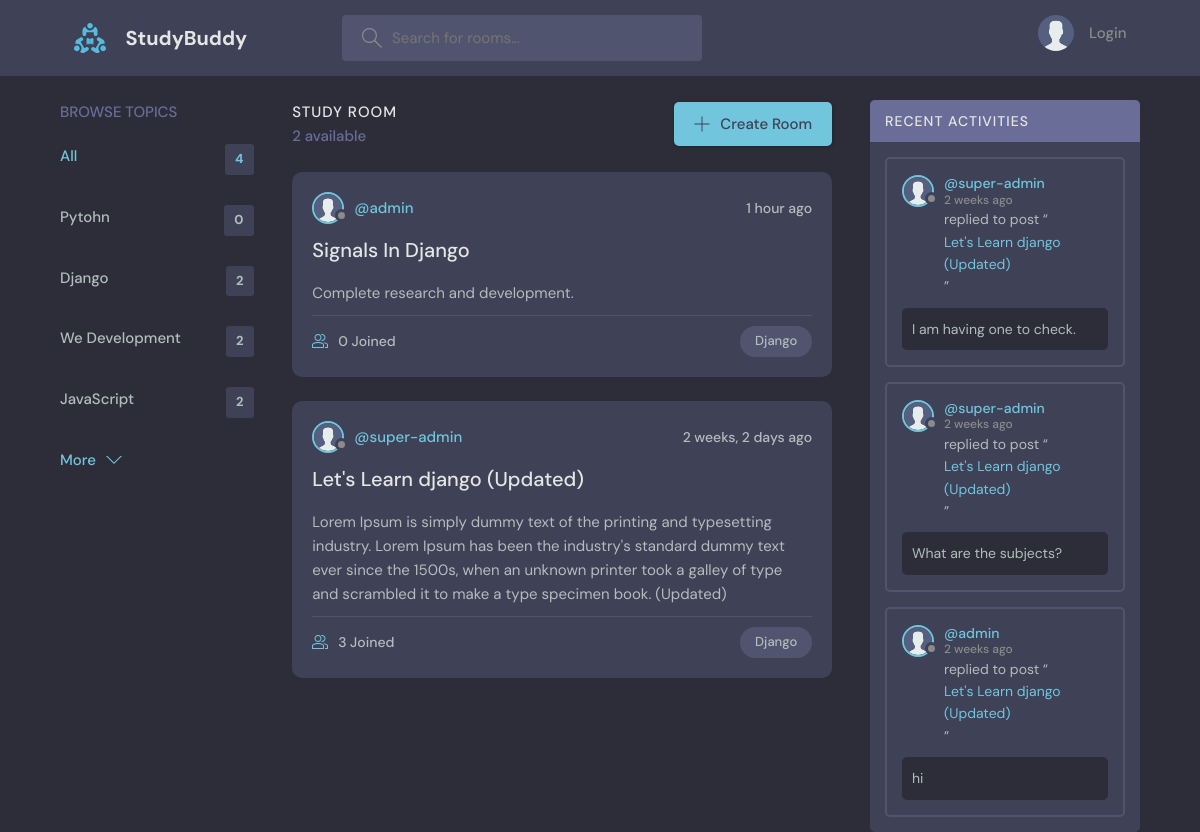
Screenshot of /?q=Django with the database file from the repository.
### base/models.py (models this page shows, shortened)
class Topic(models.Model):
    name = models.CharField(max_length=200)

class Room(models.Model):
    host = models.ForeignKey(User, on_delete=models.SET_NULL, null=True)
    topic = models.ForeignKey(Topic, on_delete=models.SET_NULL, null=True)
    name = models.CharField(max_length=200)
    description = models.TextField(null=True, blank=True)
    participants = models.ManyToManyField(User, related_name='participants', blank=True) # many to many relationship
    updated = models.DateTimeField(auto_now=True)
    created = models.DateField(auto_now_add=True)
    class Meta:
        ordering = ['-updated', '-created'] # - means descending order
    def __str__(self):
        return self.name

class Message(models.Model):
    user = models.ForeignKey(User, on_delete=models.CASCADE)
    room = models.ForeignKey(Room, on_delete=models.CASCADE)
    body = models.TextField()
    updated = models.DateTimeField(auto_now=True)
    created = models.DateTimeField(auto_now_add=True)
    class Meta:
        ordering = ['-updated', '-created'] # - means descending order

### base/views.py (the view)
# urls.py: path('', views.home, name='home'),
def home(request):
    print('------------- cb+ s (print user data) -------------')
    print(request.user)
    for key, value in request.session.items():
        print('{} => {}'.format(key, value))
    print('------------- cb+ e (print user data) ------------- ')
    topics = Topic.objects.all()
    q = request.GET.get('q') if request.GET.get('q') != None else ''
    rooms = Room.objects.filter(
        Q(topic__name__icontains = q) |
        Q(name__icontains = q) |
        Q(description__icontains = q)
    )
    room_count = rooms.count()
    room_messages = Message.objects.filter(Q(room__topic__name__icontains = q)) # parent of parent data fetch [Message table >> Room table >> Topic table]
    print('-----------')
    print(rooms)
    print('-----------')
    context = {'rooms':rooms, 'topics':topics, 'room_count': room_count, 'room_messages':room_messages}
    return render(request, 'base/home.html', context)

### base/templates/base/home.html
{% extends 'main.html' %}
{% block content %}
    <main class="layout layout--3">
      <div class="container">
        {% include 'base/topics_component.html' %}
        {% include 'base/feed_component.html' %}
        {% include 'base/activity_component.html' %}
      </div>
    </main>
  {% endblock content %}

### base/templates/base/topics_component.html
<div class="topics">
    <div class="topics__header">
      <h2>Browse Topics</h2>
    </div>
    <ul class="topics__list">
      <li>
        <a href="{% url 'home' %}" class="active">All <span>{{topics.count}}</span></a>
      </li>
      {% for topic in topics %}
      <li>
        <a href="{% url 'home'%}?q={{topic.name}}">{{topic.name}} <span>{{topic.room_set.all.count}}</span></a>
      </li>
      {% endfor %}
    </ul>
    <a class="btn btn--link" href="topics.html">
      More
      <svg version="1.1" xmlns="http://www.w3.org/2000/svg" width="32" height="32" viewBox="0 0 32 32">
        <title>chevron-down</title>
        <path d="M16 21l-13-13h-3l16 16 16-16h-3l-13 13z"></path>
      </svg>
    </a>
  </div>

### base/templates/base/feed_component.html (shortened to what this page needs)
{% load static %}
<div class="roomList">
  <div class="roomList__header">
    <div>
      <h2>Study Room</h2>
      <p>{{room_count}} available</p>
    </div>
    <a class="btn btn--main" href="{% url 'create-room' %}">
      <svg version="1.1" xmlns="http://www.w3.org/2000/svg" width="32" height="32" viewBox="0 0 32 32">
        <title>add</title>
        <path
          d="M16.943 0.943h-1.885v14.115h-14.115v1.885h14.115v14.115h1.885v-14.115h14.115v-1.885h-14.115v-14.115z"
        ></path>
      </svg>
      Create Room
    </a>
  </div>
  {% for room in rooms %}
    <div class="roomListRoom">
      <div class="roomListRoom__header">
        <a href="{% url 'profile' room.host.id %}" class="roomListRoom__author">
          <div class="avatar avatar--small">
            <img src="{% static 'assets/avatar.svg' %}" />
          </div>
          <span>@{{room.host.username}}</span>
        </a>
        <div class="roomListRoom__actions">
          <span>{{room.created|timesince}} ago</span>
        </div>
      </div>
      <div class="roomListRoom__content">
        <a href="{% url 'room' room.id %}">{{ room.name }}</a>
        <p>
          {{room.description}}
        </p>
      </div>
      <div class="roomListRoom__meta">
        <a href="room.html" class="roomListRoom__joined">
          {{room.message_set.all.count}} Joined
        </a>
        <p class="roomListRoom__topic">{{room.topic.name}}</p>
      </div>
    </div>
  {% endfor %}
</div>

### base/templates/base/activity_component.html (shortened to what this page needs)
{% load static %}
  <div class="activities">
    <div class="activities__header">
      <h2>Recent Activities</h2>
    </div>
    {% for room_message in room_messages %}
      <div class="activities__box">
        <div class="activities__boxHeader roomListRoom__header">
          <a href="{% url 'profile' room_message.user.id %}" class="roomListRoom__author">
            <div class="avatar avatar--small">
              <img src="{% static 'assets/avatar.svg' %}" />
            </div>
            <p>
              @{{room_message.user.username}}
              <span>{{room_message.created|timesince}} ago</span>
            </p>
          </a>
        </div>
        <div class="activities__boxContent">
          <p>replied to post “<a href="{% url 'room' room_message.room.id %}">{{room_message.room.name}}</a>”</p>
          <div class="activities__boxRoomContent">
            {{room_message.body}}
          </div>
        </div>
      </div>
    {% endfor %}
  </div>

### rows the page displays
Topic: name "Pytohn", room_set.all.count "0"
Topic: name "Django", room_set.all.count "2"
Topic: name "We Development", room_set.all.count "2"
Topic: name "JavaScript", room_set.all.count "2"
Room: host.username "admin", created "1 hour", name "Signals In Django", description "Complete research and development.", message_set.all.count "0", topic.name "Django"
Room: host.username "super-admin", created "2 weeks, 2 days", name "Let's Learn django (Updated)", description "Lorem Ipsum is simply dummy text of the printing and typesetting industry. Lorem Ipsum has been the industry's standard dummy text ever since the 1500s, when an unknown printer took a galley of type and scrambled it to make a type specimen book. (Updated)", message_set.all.count "3", topic.name "Django"
Message: user.username "super-admin", created "2 weeks", room.name "Let's Learn django (Updated)", body "I am having one to check."
Message: user.username "super-admin", created "2 weeks", room.name "Let's Learn django (Updated)", body "What are the subjects?"
Message: user.username "admin", created "2 weeks", room.name "Let's Learn django (Updated)", body "hi"

### other values shown
{{ topics.count }} "4"
{{ room_count }} "2"
